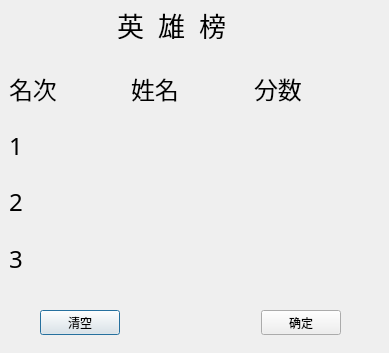
<?xml version="1.0" encoding="UTF-8"?>
<ui version="4.0">
 <class>record</class>
 <widget class="QDialog" name="record">
  <property name="geometry">
   <rect>
    <x>0</x>
    <y>0</y>
    <width>389</width>
    <height>353</height>
   </rect>
  </property>
  <property name="sizePolicy">
   <sizepolicy hsizetype="Fixed" vsizetype="Fixed">
    <horstretch>0</horstretch>
    <verstretch>0</verstretch>
   </sizepolicy>
  </property>
  <property name="windowTitle">
   <string>英雄榜</string>
  </property>
  <widget class="QLabel" name="title">
   <property name="geometry">
    <rect>
     <x>110</x>
     <y>10</y>
     <width>263</width>
     <height>29</height>
    </rect>
   </property>
   <property name="font">
    <font>
     <family>方正剑体简体</family>
     <pointsize>20</pointsize>
    </font>
   </property>
   <property name="text">
    <string> 英  雄  榜</string>
   </property>
  </widget>
  <widget class="QWidget" name="">
   <property name="geometry">
    <rect>
     <x>9</x>
     <y>63</y>
     <width>361</width>
     <height>221</height>
    </rect>
   </property>
   <layout class="QVBoxLayout" name="verticalLayout">
    <property name="sizeConstraint">
     <enum>QLayout::SetDefaultConstraint</enum>
    </property>
    <item>
     <layout class="QHBoxLayout" name="horizontalLayout">
      <item>
       <widget class="QLabel" name="rank">
        <property name="font">
         <font>
          <family>邯郸-刘书锋太极体</family>
          <pointsize>18</pointsize>
         </font>
        </property>
        <property name="text">
         <string>名次</string>
        </property>
       </widget>
      </item>
      <item>
       <widget class="QLabel" name="name">
        <property name="font">
         <font>
          <family>邯郸-刘书锋太极体</family>
          <pointsize>18</pointsize>
         </font>
        </property>
        <property name="text">
         <string>姓名</string>
        </property>
       </widget>
      </item>
      <item>
       <widget class="QLabel" name="score">
        <property name="font">
         <font>
          <family>邯郸-刘书锋太极体</family>
          <pointsize>18</pointsize>
         </font>
        </property>
        <property name="text">
         <string>分数</string>
        </property>
       </widget>
      </item>
     </layout>
    </item>
    <item>
     <layout class="QHBoxLayout" name="horizontalLayout_2">
      <item>
       <widget class="QLabel" name="rank_1">
        <property name="font">
         <font>
          <family>邯郸-刘书锋太极体</family>
          <pointsize>18</pointsize>
         </font>
        </property>
        <property name="text">
         <string>1</string>
        </property>
       </widget>
      </item>
      <item>
       <widget class="QLabel" name="name_1">
        <property name="font">
         <font>
          <family>邯郸-刘书锋太极体</family>
          <pointsize>18</pointsize>
         </font>
        </property>
        <property name="text">
         <string/>
        </property>
       </widget>
      </item>
      <item>
       <widget class="QLabel" name="score_1">
        <property name="font">
         <font>
          <family>邯郸-刘书锋太极体</family>
          <pointsize>18</pointsize>
         </font>
        </property>
        <property name="text">
         <string/>
        </property>
       </widget>
      </item>
     </layout>
    </item>
    <item>
     <layout class="QHBoxLayout" name="horizontalLayout_4">
      <item>
       <widget class="QLabel" name="rank_2">
        <property name="font">
         <font>
          <family>邯郸-刘书锋太极体</family>
          <pointsize>18</pointsize>
         </font>
        </property>
        <property name="text">
         <string>2</string>
        </property>
       </widget>
      </item>
      <item>
       <widget class="QLabel" name="name_2">
        <property name="font">
         <font>
          <family>邯郸-刘书锋太极体</family>
          <pointsize>18</pointsize>
         </font>
        </property>
        <property name="text">
         <string/>
        </property>
       </widget>
      </item>
      <item>
       <widget class="QLabel" name="score_2">
        <property name="font">
         <font>
          <family>邯郸-刘书锋太极体</family>
          <pointsize>18</pointsize>
         </font>
        </property>
        <property name="text">
         <string/>
        </property>
       </widget>
      </item>
     </layout>
    </item>
    <item>
     <layout class="QHBoxLayout" name="horizontalLayout_3">
      <item>
       <widget class="QLabel" name="rank_3">
        <property name="font">
         <font>
          <family>邯郸-刘书锋太极体</family>
          <pointsize>18</pointsize>
         </font>
        </property>
        <property name="text">
         <string>3</string>
        </property>
       </widget>
      </item>
      <item>
       <widget class="QLabel" name="name_3">
        <property name="font">
         <font>
          <family>邯郸-刘书锋太极体</family>
          <pointsize>18</pointsize>
         </font>
        </property>
        <property name="text">
         <string/>
        </property>
       </widget>
      </item>
      <item>
       <widget class="QLabel" name="score_3">
        <property name="font">
         <font>
          <family>邯郸-刘书锋太极体</family>
          <pointsize>18</pointsize>
         </font>
        </property>
        <property name="text">
         <string/>
        </property>
       </widget>
      </item>
     </layout>
    </item>
   </layout>
  </widget>
  <widget class="QWidget" name="">
   <property name="geometry">
    <rect>
     <x>40</x>
     <y>310</y>
     <width>301</width>
     <height>25</height>
    </rect>
   </property>
   <layout class="QHBoxLayout" name="horizontalLayout_5">
    <item>
     <widget class="QPushButton" name="pushButton">
      <property name="text">
       <string>清空</string>
      </property>
     </widget>
    </item>
    <item>
     <spacer name="horizontalSpacer">
      <property name="orientation">
       <enum>Qt::Horizontal</enum>
      </property>
      <property name="sizeHint" stdset="0">
       <size>
        <width>40</width>
        <height>20</height>
       </size>
      </property>
     </spacer>
    </item>
    <item>
     <widget class="QPushButton" name="pushButton_2">
      <property name="text">
       <string>确定</string>
      </property>
     </widget>
    </item>
   </layout>
  </widget>
  <zorder>rank</zorder>
  <zorder>name</zorder>
  <zorder>score</zorder>
  <zorder>layoutWidget</zorder>
  <zorder>layoutWidget_2</zorder>
  <zorder>layoutWidget_3</zorder>
  <zorder>score_3</zorder>
  <zorder>pushButton</zorder>
  <zorder>pushButton_2</zorder>
  <zorder>horizontalSpacer</zorder>
  <zorder>title</zorder>
 </widget>
 <resources/>
 <connections/>
</ui>
